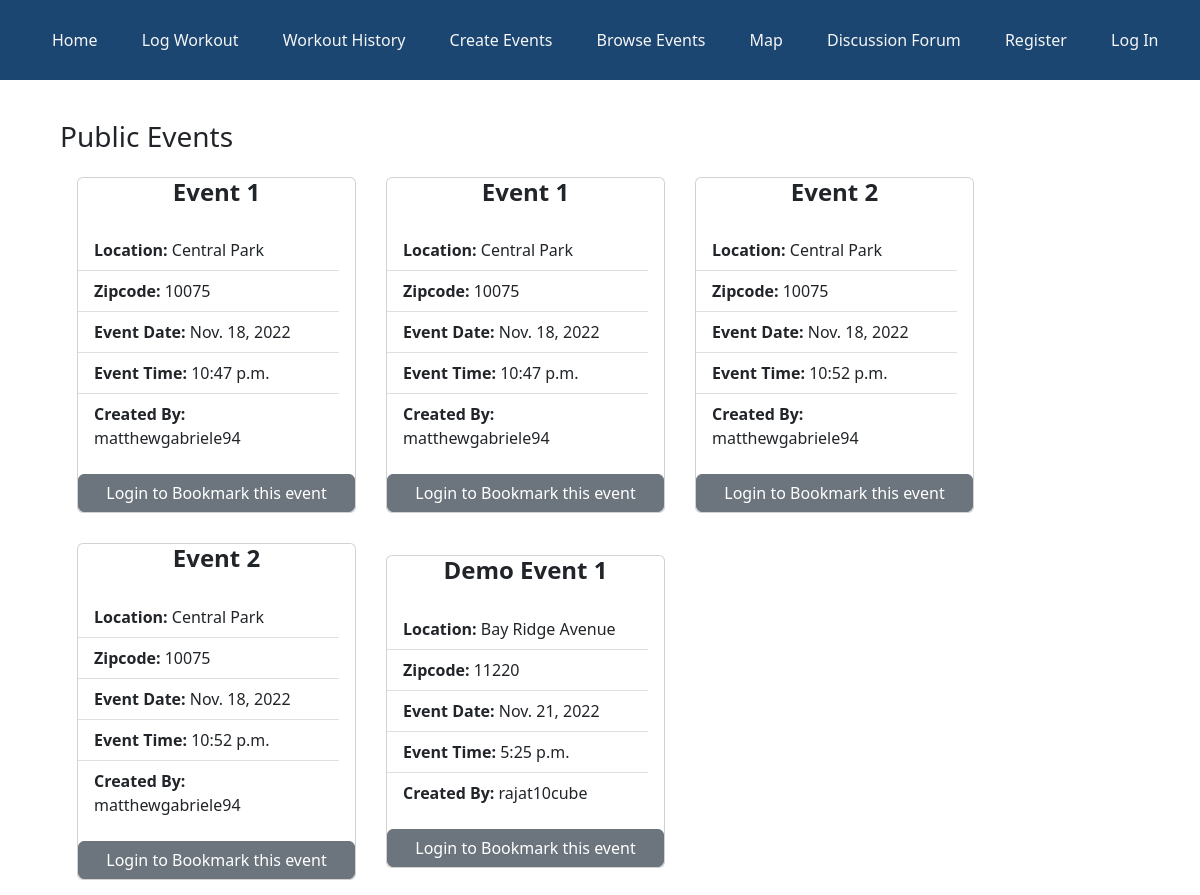
/browse_events, run on the app's committed database.
### bikingapp/models.py (models this page shows, shortened)
class Event(models.Model):
    title = models.CharField(max_length=50)
    location = models.CharField(max_length=200)
    borough = models.CharField(
        max_length=20,
        choices=[
            ("manhattan", "Manhattan"),
            ("queens", "Queens"),
            ("bronx", "Bronx"),
            ("staten island", "Staten Island"),
            ("brooklyn", "Brooklyn"),
        ],
        default="Manhattan",
    )
    date = models.DateField(default=timezone.now)
    time = models.TimeField(default=timezone.now)
    date_created = models.DateTimeField(default=timezone.now)
    event_type = models.CharField(
        max_length=200,
        choices=[("public", "Public"), ("private", "Private")],
        default="Public",
    )
    description = models.CharField(max_length=500, null=True)
    created_by = models.CharField(max_length=100, default="user")
    zipcode = models.CharField(max_length=5, null=True)
    state = models.CharField(max_length=10, default="New York")

### bikingapp/views.py (the view, shortened to what this page needs)
# urls.py: path("browse_events", views.browse_events),
def browse_events(request):
    obj_private = models.Event.objects.order_by("id").filter(event_type="private")
    obj_public = models.Event.objects.order_by("id").filter(event_type="public")
    if request.user.is_anonymous:
        obj_invited = []
    else:
        obj_invited = models.EventFriendMgmt.objects.order_by("id").filter(
            friend=request.user
        )
    if request.user.is_anonymous:
        context = {"obj1": obj_private, "obj2": obj_public}
    return render(request, "event/browse_events.html", context)

### bikingapp/templates/event/browse_events.html (shortened to what this page needs)
{% extends 'base.html' %}
    {% load static %}
    {% block content %}
    <div style="margin-top: 120px">
        <div style="display: flex;justify-content: space-between;">
            <h3 style="margin-left: 20px;">Public Events</h3>
        </div>
        <div class="container d-flex flex-wrap align-items-center space-between">
            {% for obj in obj2 %}
            <div class="card" style="margin: 15px; max-width: 25%; min-width: 25%;">
                <h4 class="card-title" style="text-align: center; text-transform: capitalize;"><b>{{obj.title}}</b></h4>
                <a href="/browse_events/{{obj.id}}" style="text-decoration: none; color: black;">
                    <ul class="card-body list-group list-group-flush">
                        <li class="list-group-item"><b>Location:</b> {{obj.location}}</li>
                        <li class="list-group-item"><b>Zipcode:</b> {{obj.zipcode}}</li>
                        <li class="list-group-item"><b>Event Date:</b> {{obj.date}}</li>
                        <li class="list-group-item"><b>Event Time:</b> {{obj.time}}</li>
                        <li class="list-group-item"><b>Created By:</b> {{obj.created_by}}</li>
                    </ul>
                </a>
                {% if bookmarked_events is not None %}
                {% if obj.id not in bookmarked_events %}
                <button data-event="{{obj.id}}" data-action="bookmark"
                    class="btn btn-success add-btn event-bookmark">Bookmark this event</button>
                {% else%}
                <button data-event="{{obj.id}}" data-action="unbookmark"
                    class="btn btn-danger add-btn event-bookmark">Unbookmark</button>
                {% endif %}
                {% else %}
                <a href="/login" class="btn btn-secondary">Login to Bookmark this event</a>
                {% endif %}
            </div>
            {% endfor %}
        </div>
    </div>
    {% endblock content %}

### data on the page
Event: title "Event 1", location "Central Park", zipcode "10075", date "Nov. 18, 2022", time "10:47 p.m.", created_by "matthewgabriele94"
Event: title "Event 1", location "Central Park", zipcode "10075", date "Nov. 18, 2022", time "10:47 p.m.", created_by "matthewgabriele94"
Event: title "Event 2", location "Central Park", zipcode "10075", date "Nov. 18, 2022", time "10:52 p.m.", created_by "matthewgabriele94"
Event: title "Event 2", location "Central Park", zipcode "10075", date "Nov. 18, 2022", time "10:52 p.m.", created_by "matthewgabriele94"
Event: title "Demo Event 1", location "Bay Ridge Avenue", zipcode "11220", date "Nov. 21, 2022", time "5:25 p.m.", created_by "rajat10cube"
